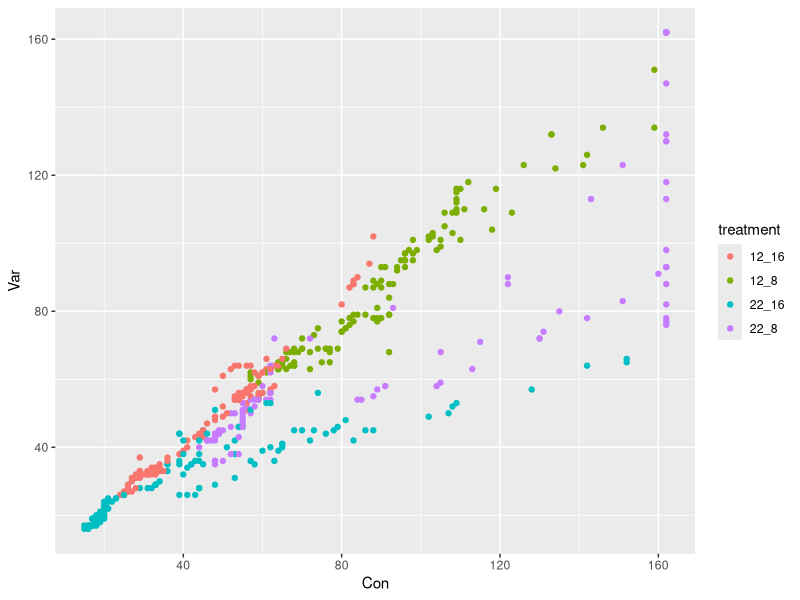
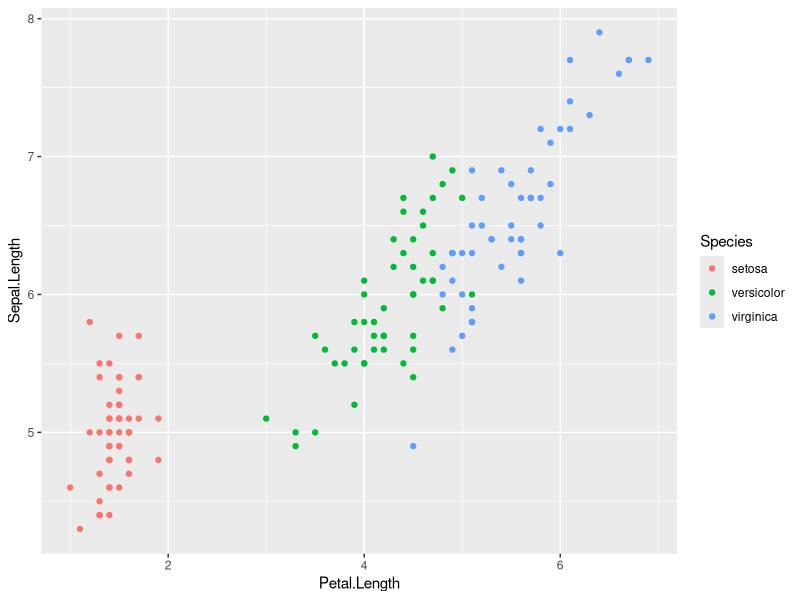
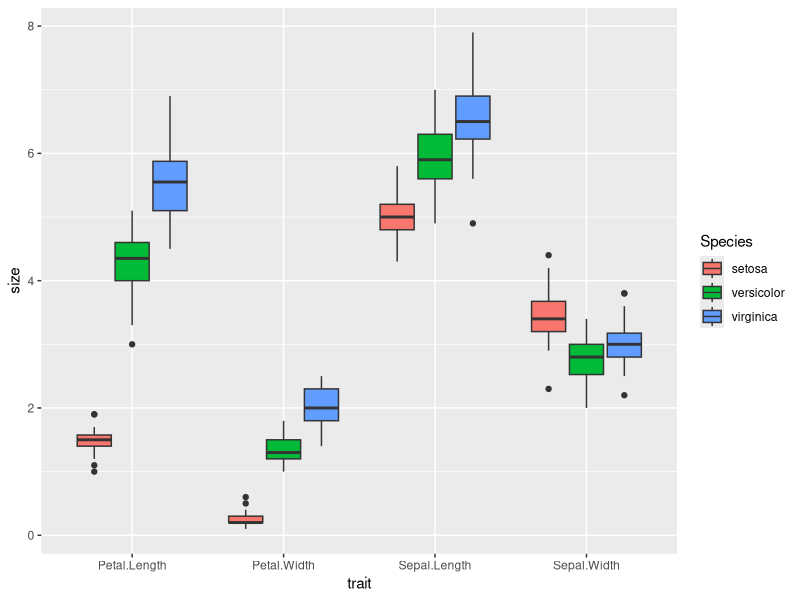

Source code (R) for these figures, in order:
## ---- chunk 1
knitr::opts_chunk$set(echo = TRUE)
## ---- chunk 2
# Chargez la librairie `tidyverse`

# Changez votre répertoire de travail pour être dans `session3_plots_reorganisation`

# Importer `burghardt_et_al_2015_expt1.txt` et mettez le dans un objet appelé `expt1`

## ---- chunk 3
# Chargez la librairie `tidyverse` (aide: utilisez la fonction `library()`)
library(tidyverse)

# Importer `burghardt_et_al_2015_expt1.txt` et mettez le dans un objet appelé `expt1`
#(aide: utilisez la fonction `read_tsv()`)

expt1 <- read_tsv("../data/burghardt_et_al_2015_expt1.txt")

## ---- chunk 4

expt1_subset <- select(expt1, plant_nb:vernalization, days.to.bolt)


## ---- chunk 5

expt1_wide <- spread(expt1_subset, key=fluctuation, value = days.to.bolt)


## ---- chunk 6

unite(expt1_wide, "treatment", temperature, day.length) %>% 
ggplot(aes(x=Con, y=Var, color=treatment)) +
  geom_point()


## ---- chunk 7
# For convenience convert the iris dataset to a tibble (so it doesn't print out of the screen!)
iris <- as_tibble(iris)
iris
## ---- chunk 8
ggplot(iris, aes(Petal.Length, Sepal.Length, colour = Species)) + 
  geom_point()
## ---- chunk 9
set.seed(11)
iris %>% 
  gather(trait, size, -Species) %>% 
  sample_n(10) %>% 
  arrange(Species, trait) %>% 
  knitr::kable()
## ---- chunk 10
iris_long <- iris %>% 
  mutate(flower_id = 1:n()) %>%         # Make an identifier for each flower
  gather(trait, size, -Species, -flower_id)
iris_long
## ---- chunk 11
ggplot(iris_long, aes(trait, size, fill = Species)) + 
  geom_boxplot()
## ---- chunk 12
iris_long %>% 
  spread(trait, size)
